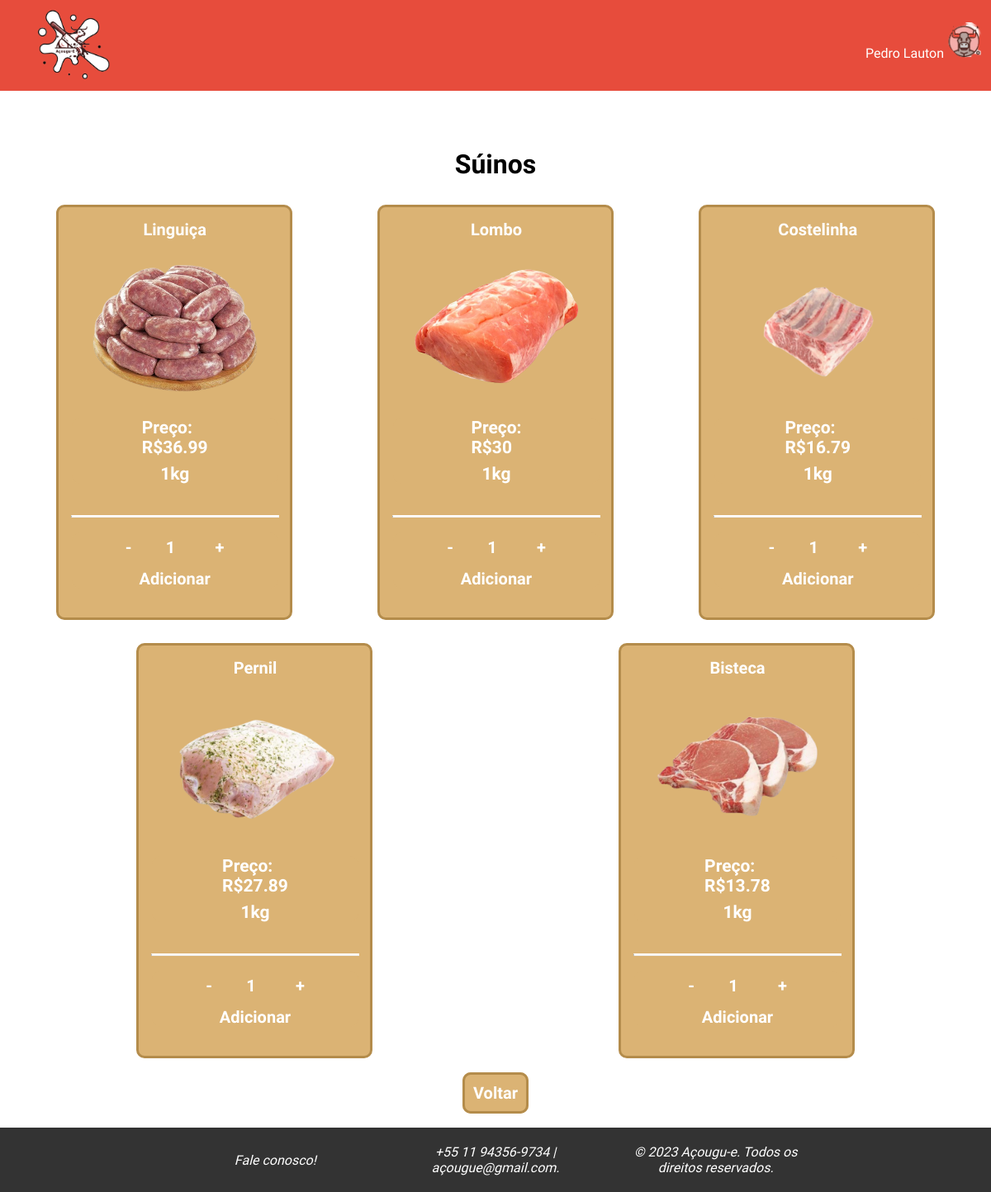
/php/php_usuario/suino.php (signed in), run on the app's committed database.
### tables this page shows
CREATE TABLE `clientes` (
  `ClienteId` int(11) NOT NULL,
  `Nome` varchar(150) NOT NULL,
  `Email` varchar(100) NOT NULL,
  `Senha` char(64) NOT NULL,
  `Endereco` varchar(300) NOT NULL
);

CREATE TABLE `estoque` (
  `ProdutoId` int(11) NOT NULL,
  `NomeProduto` varchar(120) NOT NULL,
  `PorcaoUnidadeKg` float NOT NULL,
  `PrecoUnitario` float NOT NULL,
  `Lote` varchar(50) NOT NULL,
  `CategoriaId` int(11) NOT NULL,
  `FornecedorId` int(11) NOT NULL,
  `Quantidade` int(11) NOT NULL,
  `fotoProduto` varchar(100) NOT NULL
);

### includes/Usuario.class.php (called while the page is built, shortened)
<?php
class Usuario {
    public function logged($id, $tipoUsuario)
    {
        global $pdo;
        $tabela = ($tipoUsuario == 'cliente') ? 'clientes' : 'administradores';
        $colunaId = ($tipoUsuario == 'cliente') ? 'ClienteId' : 'AdmId';
        $sql = "SELECT Nome FROM $tabela WHERE $colunaId = :id";
        $stmt = $pdo->prepare($sql);
        $stmt->bindValue(":id", $id);
        $stmt->execute();
        return $stmt->fetch(PDO::FETCH_ASSOC);
    }
}
?>

### includes/verifica.php (called while the page is built)
<?php
require 'config.php';
if (isset($_SESSION['tipo_usuario']) && !empty($_SESSION['tipo_usuario'])) {
    require_once 'Usuario.class.php';
    $u = new Usuario();
    if ($_SESSION['tipo_usuario'] == 'cliente') {
        if (isset($_SESSION['idcli']) && !empty($_SESSION['idcli'])) {
            $listLogged = $u->logged($_SESSION['idcli'], $_SESSION['tipo_usuario']);
            $nomeUsu = isset($listLogged['Nome']) ? $listLogged['Nome'] : null;
        } else {
            header("Location: login.php");
            exit();
        }
    } elseif ($_SESSION['tipo_usuario'] == 'administrador') {
        $listAdmin = $u->logged($_SESSION['id_admin'], $_SESSION['tipo_usuario']);
        $nomeUsu = is_array($listAdmin) ? $listAdmin['Nome'] : null;
    } else {
        header("Location: login.php");
        exit();
    }
} else {
    header("Location: ../../php_entrada/login.php");
    exit();
}
?>

### php/php_usuario/suino.php (the view, shortened to what this page needs)
<?php
    require '../../includes/verifica.php';
    if (isset($_SESSION['idcli']) && !empty($_SESSION['idcli'])):
?>
<!DOCTYPE html>
<html lang="pt-br">
<head>
    <link rel="stylesheet" href="../../style/css_usuario/css-suino.css">
</head>
<body>
    <?php include_once "nav_usuario.php"; ?>
    <main>
        <div class="container">
            <h1 id="titulo_cortes">Súinos</h1>
            <ul class="container produtos">
                <?php
                    $select = $pdo->prepare("SELECT * FROM estoque");
                    $select->execute();
                    $fetch = $select->fetchAll();
                    $contador = 0;
                    $aux = 1;
                    foreach ($fetch as $produto):
                        if ($contador <= 9) {
                            $contador++;
                            continue;
                        }
                ?>
                <li class="container produtos cartao">
                    <span><b><?= $produto["NomeProduto"] ?></b></span>
                    <img src="../../img/corte<?= $aux ?>_suinos.png" alt="Cortes frango"/>
                    <section class="container produtos cartao descricao">
                        <h1>Preço:<br>R$<?= $produto["PrecoUnitario"] ?></h1>
                        <h2>1kg</h2>
                    </section>
                    <hr>
                    <form action="carrinho.php" class="container produtos cartao descricao" method="post">
                        <div>
                            <button type="button" class="input_descricao_btn" onclick="decrement(this, 'qtd<?= $produto["ProdutoId"] ?>')">-</button>
                            <input type="number" value="1" min="1" max="99" id="input_descricao_qtd" name="qtd<?= $produto["ProdutoId"] ?>" readonly>
                            <button type="button" class="input_descricao_btn" onclick="increment(this, 'qtd<?= $produto["ProdutoId"] ?>')">+</button>
                        </div>
                        <button type="submit" id="input_descricao_sub">Adicionar</button>
                    </form>
                </li>
                <?php
                    $contador++;
                    $aux++;
                    if ($contador > 14) {
                        break;
                    }
                    endforeach;
                ?>
            </ul>
            <a href="shop.php" class="a_btn">Voltar</a>
        </div>
    </main>
    <?php include_once "footer_usuario.php"; ?>
</body>
</html>
<?php
    else:
        header("Location: ../../index.php");
        exit();
    endif;
?>

### php/php_usuario/nav_usuario.php (shortened to what this page needs)
<!DOCTYPE html>
<html lang="pt-br">
<head>
    <link rel="stylesheet" href="../../style/css_usuario/css-nav_usuario.css">
</head>
<body>
    <nav>
        <div class="nav">
            <a href="../../index.php"><img src="../../img/logo.png" alt="Logo Açougu-E"></a>
            <p id="nav_usuario"><?php echo $nomeUsu; ?><img src="../../img/logo_usuario.png" alt="Logo usuário" id="nav_menu_li_img"></p>
        </div>
    </nav>
<body>
</html>

### style/css_usuario/css-suino.css (style rules this page uses)
* { margin: 0; padding: 0; }
body { font-family: 'Playpen Sans', sans-serif; box-sizing: border-box; width: 100%; height: 100%; }
main { padding-top: 110px; text-align: center; display: flex; justify-content: center; align-items: center; }
#titulo_cortes { padding: 20px; }
.container { padding: 10px; margin-bottom: 20px; }
.container .produtos { list-style-type: none; margin: 10px 10px; padding: 0; display: flex; flex-wrap: wrap; gap: 8px; justify-content: center; }
.container .produtos .cartao .descricao { max-height: 100px; font-size: 14px; color: white; padding: 0 0 0 0; border: none; text-align: left; overflow: hidden; display: flex; align-items: center; }
.container .produtos .cartao { margin: auto; background-color: #DBB374; width: 250px; padding: 15px; display: flex; flex-direction: column; align-items: center; transition: 0.2s ease-in-out; border-style: solid; border-color: #b48c4b; bottom: 0; border-radius: 10px; margin-bottom: 20px; }
.container .produtos .cartao hr { border-top: 2px solid white; width: 100%; margin: 10px 0; }
span { color: white; font-size: 20px; }
.container img { width: 200px; height: 200px; }
#input_descricao_qtd { background: transparent; border: none; margin: 6px 0; font-size: 20px; text-align: center; font-family: 'Playpen Sans', sans-serif; color: white; font-weight: bold; pointer-events: none; margin-left: 8px; }
#input_descricao_sub, .input_descricao_btn { background: transparent; font-family: 'Playpen Sans', sans-serif; border: none; color: white; font-weight: bold; font-size: 20px; cursor: pointer; }
.a_btn { margin: 10px 23px; font-family: 'Playpen Sans', sans-serif; background-color: #DBB374; padding: 10px; border: #b48c4b; border-radius: 10px; border-style: solid; color: white; font-weight: bold; font-size: 20px; cursor: pointer; text-decoration: none; }

### style/css_usuario/css-nav_usuario.css (style rules this page uses)
* { margin: 0; padding: 0; }
body { font-family: 'Playpen Sans', sans-serif; box-sizing: border-box; width: 100%; height: 100%; }
.nav { display: flex; background-color: #E74C3C; position: fixed; width: 100%; height: 110px; z-index: 1000; }
.nav img { width: 80px; padding: 1vw; margin: 20px 0 0 40px; }
.nav_menu li, #nav_usuario { display: inline-block; text-align: center; padding: 7px; border-bottom: #be5555; border: #be5555; border-width: 2px; border-style: solid; }
.nav li a, #nav_usuario { text-decoration: none; color: white; border: none; }
#nav_menu_li_img { margin: 0; width: 50px; height: auto; display: none; }
#nav_usuario { display: none; cursor: pointer; }
@media screen and (min-width: 768px) { #nav_menu_li_img { display:unset; } }
@media screen and (min-width: 768px) { #nav_usuario { display: unset; margin-left: auto; padding-top: 17px; } }
@media screen and (min-width: 768px) { .nav img { width: 100px; margin: auto; padding: 0; padding-top: 10px; margin-left: 40px; margin-bottom: 10px; } }

### style/css_usuario/css-footer_usuario.css (style rules this page uses)
body { font-family: 'Playpen Sans', sans-serif; box-sizing: border-box; width: 100%; min-height: 100vh; margin: 0; display: flex; flex-direction: column; }
main { flex: 1; padding-top: 150px; }

### data on the page
clientes: Nome "Pedro Lauton"
estoque: NomeProduto "Linguiça", shows a picture, PrecoUnitario "36.99"
estoque: NomeProduto "Lombo", shows a picture, PrecoUnitario "30"
estoque: NomeProduto "Costelinha", shows a picture, PrecoUnitario "16.79"
estoque: NomeProduto "Pernil", shows a picture, PrecoUnitario "27.89"
estoque: NomeProduto "Bisteca", shows a picture, PrecoUnitario "13.78"
